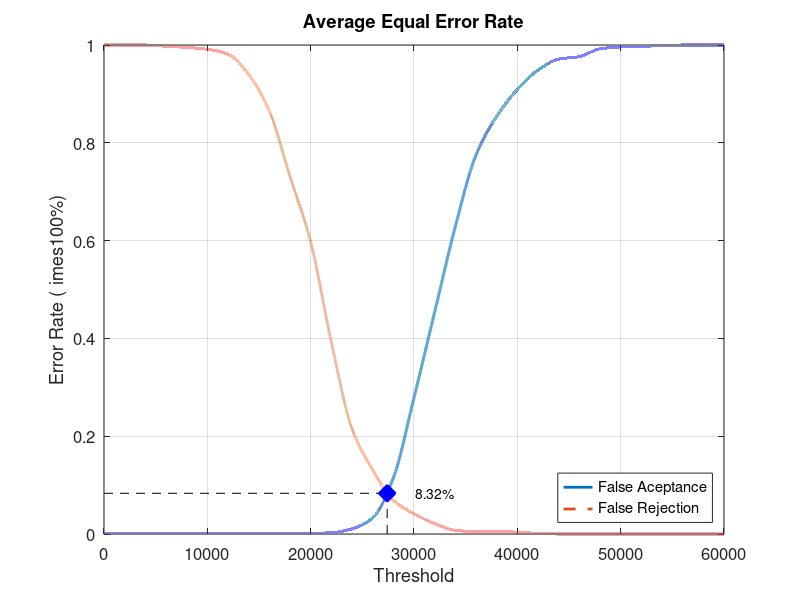
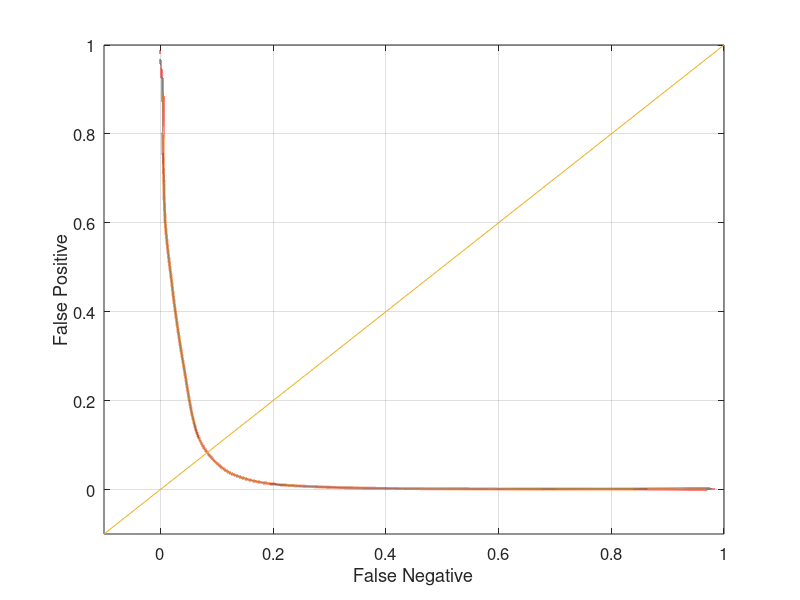

Source code (MATLAB) for these figures, in order:
close all;
clear;
clc;
x = 0:2000:60000;
xq = 0:0.5:60000;

y0 = [0 0.00131579 0.00131579 0.00131579 0.00131579 0.00131579 0.00131579 0.00131579 0.00131579 0.00131579 0.00131579 0.00263158 0.0105263 0.0328947 0.114474 0.278947 0.453947 0.628947 0.775 0.853947 0.909211 0.948684 0.971053 0.976316 0.992105 0.996053 0.997368 0.998684 1 1 1]
yy0 = interp1(x, y0, xq, 'pchip');
y1 = [1 1 1 0.9975 0.995 0.99125 0.98125 0.94 0.865 0.73125 0.5975 0.3925 0.215 0.13125 0.06875 0.04125 0.02125 0.0075 0.005 0.005 0.00375 0.00125 0 0 0 0 0 0 0 0 0]
yy1 = interp1(x, y1, xq, 'pchip');

% Calculating EER: 
y2 = abs(y0 - y1);
find(y2 == min(y2))
yy2 = abs(yy0 - yy1);
xEER = find(yy2 == min(yy2));
xEERIndex = xq(xEER) % X-axis EER
yEER = yy0(xEER) % Y-axis EER

main = figure
plot(xq, yy0,'-','LineWidth', 2);	hold on
plot(xq, yy1,'--','LineWidth', 2);	hold on
plot([xEERIndex xEERIndex], [0 yEER], 'k--');	hold on
plot([0 xEERIndex], [yEER yEER], 'k--');	hold on
plot(xEERIndex, yEER, 'bx', 'LineWidth', 10);	hold on
text(xEERIndex + 10 * xEERIndex / 100, yEER, [num2str(round((10000 * yEER)) / 100) '%'])
legend('False Aceptance', 'False Rejection', 'Location', 'SouthEast')
xlabel('Threshold')
ylabel('Error Rate (	imes100%)')
title('Average Equal Error Rate')
set(gca, 'FontSize', 12)
axis([0 60000 0 1])
grid on

print(main, 'Experiment3AverageMain', '-dpng');
FNRxFPR = figure('Color', [1 1 1]);
plot(yy1, yy0, '-', yy1, yy0, 'LineWidth', 2);
hold on
y = -0.1:0.1:1
plot(y, y); 
set(gca, 'FontSize', 12)
xlabel('False Negative')
ylabel('False Positive')
axis([-0.1 1 -0.1 1])
set(gca, 'FontSize', 12)
grid on

print(FNRxFPR, 'Experiment3AverageFNRxFPR','-dpng');
